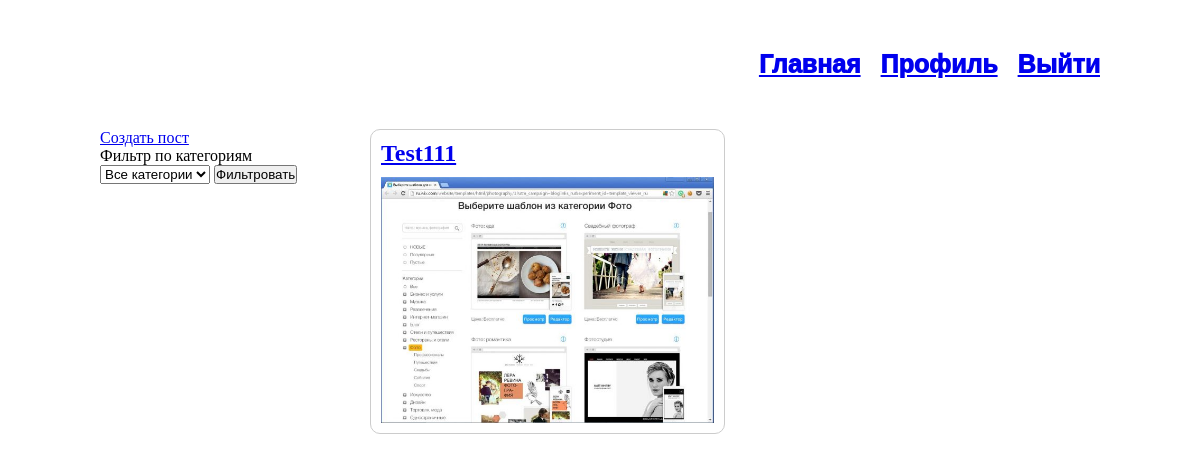
/ (signed in), run on an earlier commit of the app's database.
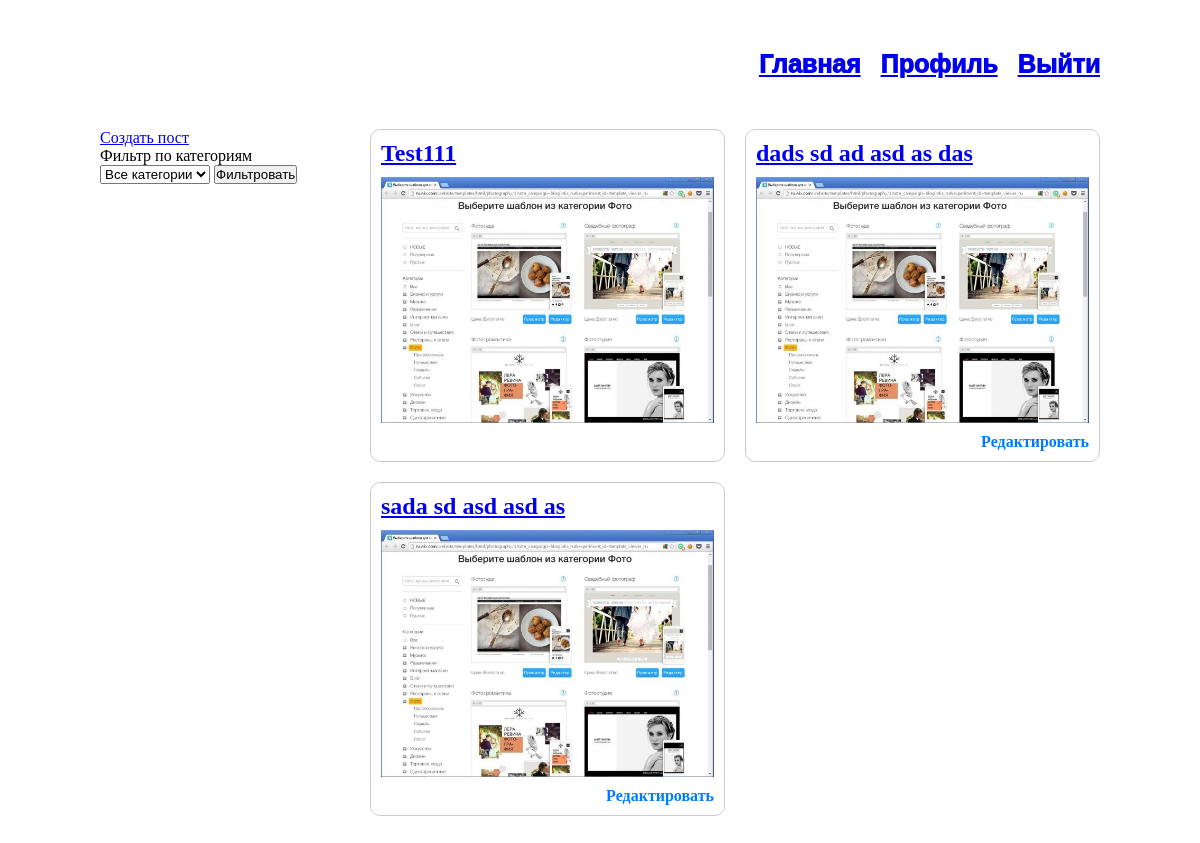
And on a later commit of the database.
### main/models.py (models this page shows, shortened)
class Post(models.Model):
    title = models.CharField(max_length=200)
    image = models.ImageField(upload_to='images/')
    content = models.TextField()
    author = models.ForeignKey(settings.AUTH_USER_MODEL, on_delete=models.CASCADE)
    created_data = models.DateTimeField(auto_now_add=True)
    category = models.ForeignKey(Category, on_delete=models.CASCADE,related_name='posts')

### main/views.py (the view)
# urls.py: path('', views.index, name='home_page'),
def index(request):
    posts = Post.objects.all()
    form = PostFillerForms(request.GET)
    if form.is_valid() and form.cleaned_data['category']:
        posts = posts.filter(category=form.cleaned_data['category'])
    print(form.errors)  # Проверим, нет ли ошибок
    print(form.cleaned_data)  # Какие данные приходят?
    return render(request, 'main/home_page.html', {'posts': posts, 'form':form})

### main/forms.py
class PostFillerForms(forms.ModelForm):
    category = forms.ModelChoiceField(
        queryset=Category.objects.all(),
        required=False,
        empty_label='Все категории'
    )
    class Meta:
        model = Post
        fields = ['category']
    def __init__(self, *args, **kwargs):
        super().__init__(*args, **kwargs)
        self.fields['category'].queryset = Category.objects.all()

### main/templates/main/home_page.html (shortened to what this page needs)
{% extends 'base/base.html' %}
{% load static %}
{% block link %}
    <link rel="stylesheet" href="{% static 'main/home_page.css' %}">
{% endblock %}
{% block content %}
<div class="home_page-content-wrapper">
    <div class="home_page-sidebar">
        <div class="home_page-created-btn">
            <a href="{% url 'create_page' %}">Создать пост</a>
         </div>
        <p>Фильтр по категориям</p>
        <form method="GET">
            {{ form.category }}
            <button type="submit">Фильтровать</button>
        </form>
    </div>
    <div class="home_page-posts-grid">
        {% for post in posts %}
            <div class="home_page-post">
                <a href="{% url 'detail_page' post.id %}" class="home_page-post-title"><h2>{{ post.title }}</h2></a>
                <img src="{{ post.image.url }}" class="home_page-post-image" alt="">
                {% if request.user == post.author %}
                    <a href="{% url 'edit_page' post.id %}" class="home_page-post-edit">Редактировать</a>
                {% endif %}
            </div>
        {% endfor %}
    </div>
</div>
{% endblock %}

What changed in the data, as far as the page shows it:
added Post: title "dads sd ad asd as das", image (picture), shows "Редактировать"
added Post: title "sada sd asd asd as", image (picture), shows "Редактировать"
